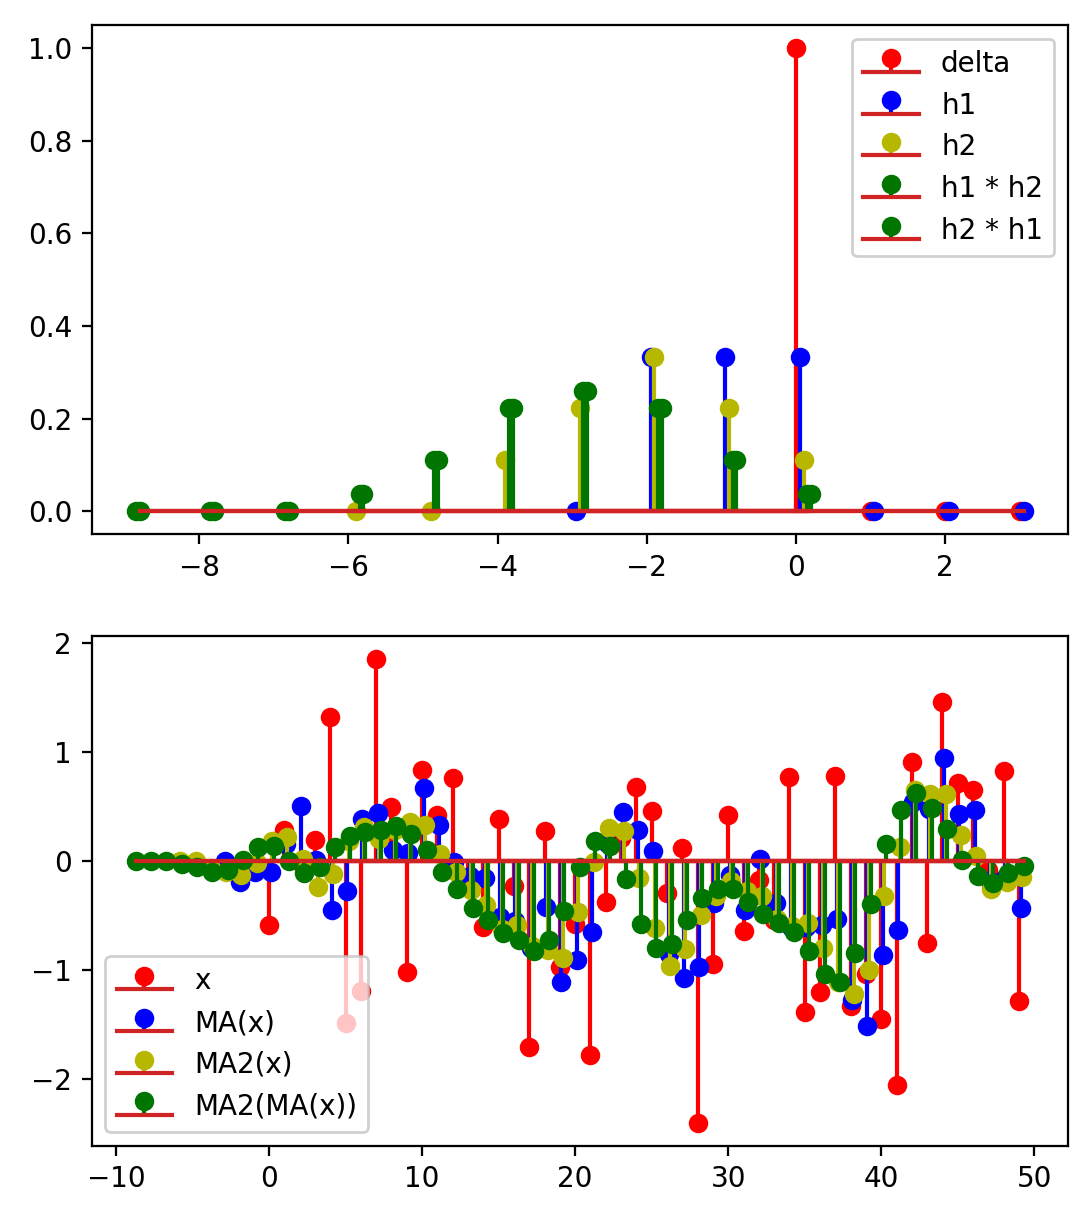

Source code (Python):
import numpy as np
import matplotlib.pyplot as plt

N = 50
l = 3
nIn = np.linspace(0, N - 1, N)
nOut = np.linspace(-l, N - 1, N + 1 * l)
nOut2 = np.linspace(-2 * l, N - 1, N + 2 * l)
nOut3 = np.linspace(-3 * l, N - 1, N + 3 * l)


def MA(x, l):
    xpad = np.pad(x, (l, l))
    y = np.zeros_like(xpad)
    for n in range(x.size + l):
        y[n] = np.mean(xpad[n : n + l])
    return y[:-l]


def MA2(x, l):
    return MA(MA(x, l), l)


delta = np.eye(N)[0, :]
h = MA(delta, l)
h2 = MA2(delta, l)
h3 = MA2(MA(delta, l), l)
h4 = MA(MA2(delta, l), l)

x = np.random.randn(N)
y1 = MA(x, l)
y2 = MA2(x, l)
y3 = MA(MA2(x, l), l)

plt.subplot(211)
plt.stem(
    nIn[: l + 1],
    delta[: l + 1],
    linefmt="r",
    label="delta",
)
plt.stem(
    nOut[: 2 * l + 1] + 0.05,
    h[: 2 * l + 1],
    linefmt="b",
    label="h1",
)
plt.stem(
    nOut2[: 2 * l + 1] + 0.1,
    h2[: 2 * l + 1],
    linefmt="y",
    label="h2",
)
plt.stem(
    nOut3[: 3 * l + 1] + 0.15,
    h3[: 3 * l + 1],
    linefmt="g",
    label="h1 * h2",
)
plt.stem(
    nOut3[: 3 * l + 1] + 0.2,
    h4[: 3 * l + 1],
    linefmt="g",
    label="h2 * h1",
)
plt.legend()
plt.subplot(212)
plt.stem(nIn, x, linefmt="r", label="x")
plt.stem(
    nOut + 0.1, y1, linefmt="b", label="MA(x)"
)
plt.stem(
    nOut2 + 0.2, y2, linefmt="y", label="MA2(x)"
)
plt.stem(
    nOut3 + 0.3,
    y3,
    linefmt="g",
    label="MA2(MA(x))",
)
plt.legend()
plt.show()
